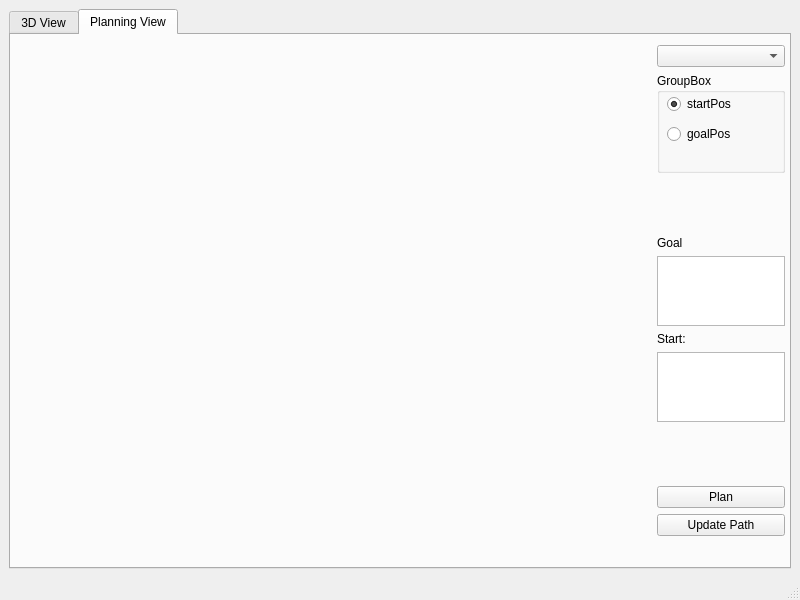
<?xml version="1.0" encoding="UTF-8"?>
<ui version="4.0">
 <class>MainWindow</class>
 <widget class="QMainWindow" name="MainWindow">
  <property name="geometry">
   <rect>
    <x>0</x>
    <y>0</y>
    <width>800</width>
    <height>600</height>
   </rect>
  </property>
  <property name="windowTitle">
   <string>MainWindow</string>
  </property>
  <widget class="QWidget" name="centralwidget">
   <layout class="QHBoxLayout" name="horizontalLayout_3">
    <item>
     <widget class="QTabWidget" name="tabWidget">
      <property name="currentIndex">
       <number>1</number>
      </property>
      <widget class="QWidget" name="drone_3D">
       <attribute name="title">
        <string>3D View</string>
       </attribute>
       <layout class="QHBoxLayout" name="horizontalLayout_2">
        <item>
         <layout class="QHBoxLayout" name="horizontalLayout" stretch="5,0,0">
          <item>
           <layout class="QVBoxLayout" name="drone_view"/>
          </item>
          <item>
           <widget class="Line" name="line">
            <property name="orientation">
             <enum>Qt::Vertical</enum>
            </property>
           </widget>
          </item>
          <item>
           <layout class="QGridLayout" name="gridLayout_2">
            <item row="1" column="0" colspan="3">
             <widget class="QFrame" name="frame">
              <property name="frameShape">
               <enum>QFrame::StyledPanel</enum>
              </property>
              <property name="frameShadow">
               <enum>QFrame::Raised</enum>
              </property>
              <layout class="QGridLayout" name="gridLayout_3">
               <item row="2" column="2" colspan="2">
                <widget class="QLabel" name="lblLongValue">
                 <property name="text">
                  <string/>
                 </property>
                </widget>
               </item>
               <item row="3" column="2">
                <spacer name="verticalSpacer">
                 <property name="orientation">
                  <enum>Qt::Vertical</enum>
                 </property>
                 <property name="sizeHint" stdset="0">
                  <size>
                   <width>20</width>
                   <height>40</height>
                  </size>
                 </property>
                </spacer>
               </item>
               <item row="1" column="2">
                <widget class="QLabel" name="lblLatValue">
                 <property name="text">
                  <string/>
                 </property>
                </widget>
               </item>
               <item row="2" column="0">
                <widget class="QLabel" name="lblLon">
                 <property name="text">
                  <string>y_coord</string>
                 </property>
                </widget>
               </item>
               <item row="4" column="0" colspan="4">
                <widget class="QProgressBar" name="progressBar">
                 <property name="value">
                  <number>24</number>
                 </property>
                </widget>
               </item>
               <item row="0" column="2">
                <spacer name="verticalSpacer_2">
                 <property name="orientation">
                  <enum>Qt::Vertical</enum>
                 </property>
                 <property name="sizeHint" stdset="0">
                  <size>
                   <width>20</width>
                   <height>40</height>
                  </size>
                 </property>
                </spacer>
               </item>
               <item row="1" column="0">
                <widget class="QLabel" name="lblLat">
                 <property name="text">
                  <string>x_coord</string>
                 </property>
                </widget>
               </item>
               <item row="3" column="1">
                <widget class="QLineEdit" name="maxVelText">
                 <property name="placeholderText">
                  <string>1.0</string>
                 </property>
                </widget>
               </item>
               <item row="3" column="0">
                <widget class="QLabel" name="label">
                 <property name="text">
                  <string>Max Vel</string>
                 </property>
                </widget>
               </item>
              </layout>
             </widget>
            </item>
            <item row="3" column="0">
             <widget class="QPushButton" name="btnLaunch">
              <property name="text">
               <string>Launch</string>
              </property>
             </widget>
            </item>
            <item row="4" column="2">
             <widget class="QPushButton" name="btnDown">
              <property name="text">
               <string>DOWN</string>
              </property>
             </widget>
            </item>
            <item row="7" column="1">
             <widget class="QPushButton" name="btnSouth">
              <property name="text">
               <string/>
              </property>
              <property name="icon">
               <iconset>
                <normaloff>arrows/down.png</normaloff>arrows/down.png</iconset>
              </property>
              <property name="iconSize">
               <size>
                <width>28</width>
                <height>28</height>
               </size>
              </property>
             </widget>
            </item>
            <item row="0" column="0" colspan="3">
             <widget class="QLabel" name="lblFlightMode">
              <property name="text">
               <string> Flight Mode :</string>
              </property>
             </widget>
            </item>
            <item row="4" column="1">
             <widget class="QLabel" name="lblAltValue">
              <property name="text">
               <string/>
              </property>
             </widget>
            </item>
            <item row="3" column="2">
             <widget class="QPushButton" name="btnUp">
              <property name="text">
               <string>UP</string>
              </property>
             </widget>
            </item>
            <item row="5" column="1">
             <widget class="QPushButton" name="btnNorth">
              <property name="text">
               <string/>
              </property>
              <property name="icon">
               <iconset>
                <normaloff>arrows/up.png</normaloff>arrows/up.png</iconset>
              </property>
              <property name="iconSize">
               <size>
                <width>28</width>
                <height>28</height>
               </size>
              </property>
             </widget>
            </item>
            <item row="6" column="1">
             <widget class="QPushButton" name="btnRTL">
              <property name="font">
               <font>
                <pointsize>-1</pointsize>
                <weight>75</weight>
                <italic>false</italic>
                <bold>true</bold>
               </font>
              </property>
              <property name="styleSheet">
               <string notr="true">QPushButton{
    background-color: qlineargradient(x1: 0, y1: 0, x2: 0, y2: 1,
                                stop: 0 #D3D3D3, stop: 0.4 #D8D8D8,
                                stop: 0.5 #DDDDDD, stop: 1.0 #E1E1E1);
    border-style: outset;
    border-width: 1px;
    border-radius: 19px;
    border-color: beige;
    font: bold 14px;
    min-width:1em;
    padding: 10px;
}

QPushButton:pressed {
    background-color: rgb(224, 0, 0);
    border-style: inset;
}</string>
              </property>
              <property name="text">
               <string>LAND</string>
              </property>
              <property name="iconSize">
               <size>
                <width>28</width>
                <height>28</height>
               </size>
              </property>
             </widget>
            </item>
            <item row="0" column="1">
             <widget class="QLabel" name="lblFlightModeValue">
              <property name="text">
               <string/>
              </property>
             </widget>
            </item>
            <item row="6" column="0">
             <widget class="QPushButton" name="btnWest">
              <property name="text">
               <string/>
              </property>
              <property name="icon">
               <iconset>
                <normaloff>arrows/left.png</normaloff>arrows/left.png</iconset>
              </property>
              <property name="iconSize">
               <size>
                <width>28</width>
                <height>28</height>
               </size>
              </property>
             </widget>
            </item>
            <item row="6" column="2">
             <widget class="QPushButton" name="btnEast">
              <property name="text">
               <string/>
              </property>
              <property name="icon">
               <iconset>
                <normaloff>arrows/right.png</normaloff>arrows/right.png</iconset>
              </property>
              <property name="iconSize">
               <size>
                <width>28</width>
                <height>28</height>
               </size>
              </property>
             </widget>
            </item>
            <item row="4" column="0">
             <widget class="QLabel" name="lblAlt">
              <property name="text">
               <string> Altitude    : </string>
              </property>
             </widget>
            </item>
            <item row="3" column="1">
             <widget class="QPushButton" name="btnSendTraj">
              <property name="text">
               <string>Send Traj</string>
              </property>
             </widget>
            </item>
           </layout>
          </item>
         </layout>
        </item>
       </layout>
      </widget>
      <widget class="QWidget" name="plan_2D">
       <property name="sizePolicy">
        <sizepolicy hsizetype="Expanding" vsizetype="Expanding">
         <horstretch>0</horstretch>
         <verstretch>0</verstretch>
        </sizepolicy>
       </property>
       <attribute name="title">
        <string>Planning View</string>
       </attribute>
       <widget class="QWidget" name="layoutWidget">
        <property name="geometry">
         <rect>
          <x>3</x>
          <y>10</y>
          <width>771</width>
          <height>491</height>
         </rect>
        </property>
        <layout class="QHBoxLayout" name="horizontalLayout_4" stretch="5,1">
         <item>
          <layout class="QVBoxLayout" name="plan_view"/>
         </item>
         <item>
          <layout class="QVBoxLayout" name="verticalLayout_2">
           <item>
            <widget class="QComboBox" name="loadEnvCombo"/>
           </item>
           <item>
            <widget class="QGroupBox" name="groupBox">
             <property name="minimumSize">
              <size>
               <width>0</width>
               <height>100</height>
              </size>
             </property>
             <property name="title">
              <string>GroupBox</string>
             </property>
             <widget class="QRadioButton" name="startPos">
              <property name="geometry">
               <rect>
                <x>10</x>
                <y>20</y>
                <width>116</width>
                <height>22</height>
               </rect>
              </property>
              <property name="text">
               <string>startPos</string>
              </property>
              <property name="checked">
               <bool>true</bool>
              </property>
             </widget>
             <widget class="QRadioButton" name="goalPos">
              <property name="geometry">
               <rect>
                <x>10</x>
                <y>50</y>
                <width>116</width>
                <height>22</height>
               </rect>
              </property>
              <property name="text">
               <string>goalPos</string>
              </property>
             </widget>
            </widget>
           </item>
           <item>
            <spacer name="verticalSpacer_3">
             <property name="orientation">
              <enum>Qt::Vertical</enum>
             </property>
             <property name="sizeHint" stdset="0">
              <size>
               <width>20</width>
               <height>400</height>
              </size>
             </property>
            </spacer>
           </item>
           <item>
            <widget class="QLabel" name="label_3">
             <property name="text">
              <string>Goal</string>
             </property>
            </widget>
           </item>
           <item>
            <widget class="QPlainTextEdit" name="goalInputText">
             <property name="plainText">
              <string/>
             </property>
            </widget>
           </item>
           <item>
            <widget class="QLabel" name="label_2">
             <property name="text">
              <string>Start:</string>
             </property>
            </widget>
           </item>
           <item>
            <widget class="QPlainTextEdit" name="startInputText"/>
           </item>
           <item>
            <spacer name="verticalSpacer_4">
             <property name="orientation">
              <enum>Qt::Vertical</enum>
             </property>
             <property name="sizeHint" stdset="0">
              <size>
               <width>20</width>
               <height>40</height>
              </size>
             </property>
            </spacer>
           </item>
           <item>
            <spacer name="verticalSpacer_5">
             <property name="orientation">
              <enum>Qt::Vertical</enum>
             </property>
             <property name="sizeHint" stdset="0">
              <size>
               <width>20</width>
               <height>400</height>
              </size>
             </property>
            </spacer>
           </item>
           <item>
            <widget class="QPushButton" name="planButton">
             <property name="text">
              <string>Plan</string>
             </property>
            </widget>
           </item>
           <item>
            <widget class="QPushButton" name="updateButton">
             <property name="text">
              <string>Update Path</string>
             </property>
            </widget>
           </item>
          </layout>
         </item>
        </layout>
       </widget>
      </widget>
     </widget>
    </item>
   </layout>
  </widget>
  <widget class="QMenuBar" name="menubar">
   <property name="geometry">
    <rect>
     <x>0</x>
     <y>0</y>
     <width>800</width>
     <height>23</height>
    </rect>
   </property>
  </widget>
  <widget class="QStatusBar" name="statusbar"/>
 </widget>
 <resources/>
 <connections/>
</ui>
